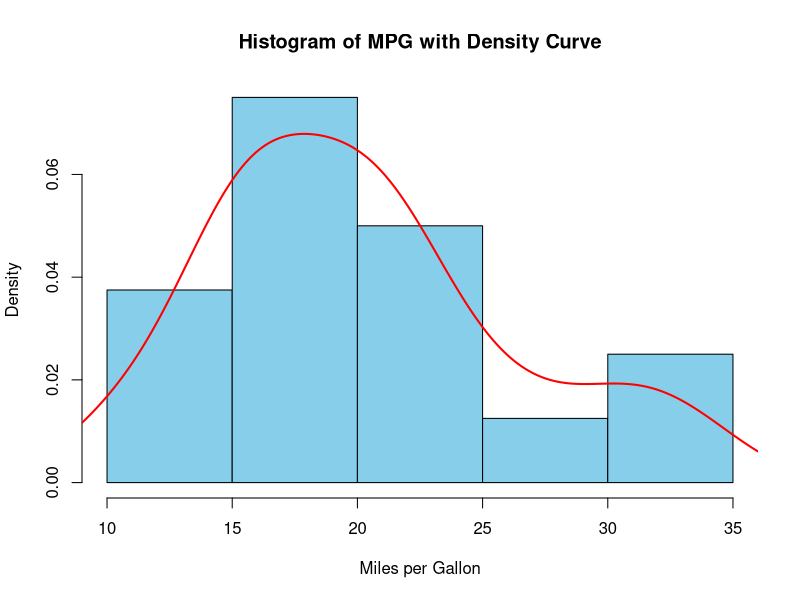
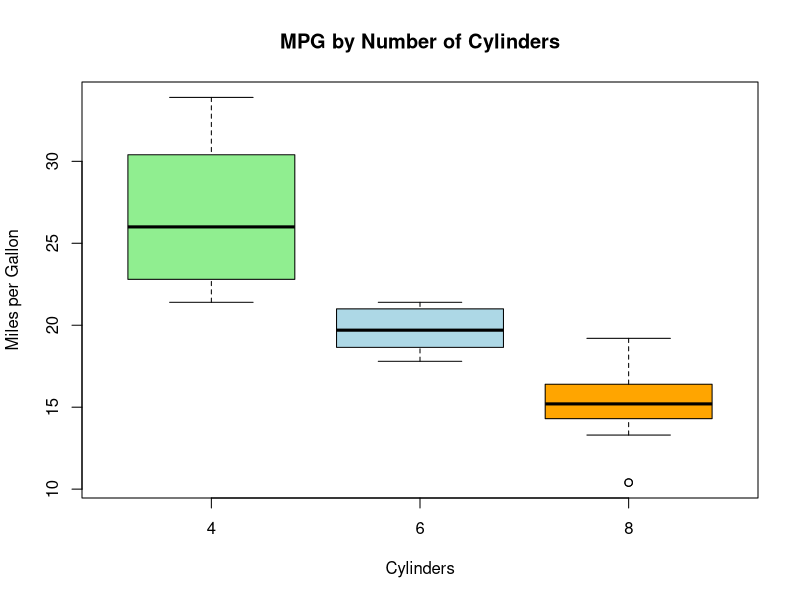

Reproduce these figures in R, in order.
#Niranjan Muley Additional Exercise_3.A
#Calculate mean, median, mode, variance, standard deviation, and range of the mpg column.
data(mtcars)
mean(mtcars$mpg)
median(mtcars$mpg)
mode_mpg <- as.numeric(names(sort(table(mtcars$mpg), decreasing = TRUE))[1])
mode_mpg
var(mtcars$mpg)
sd(mtcars$mpg)
range(mtcars$mpg)

#Create a frequency table of the number of cylinders (cyl).
table(mtcars$cyl)

#Generate a histogram of mpg and overlay a density curve.
hist(mtcars$mpg, main = "Histogram of MPG with Density Curve", xlab = "Miles per Gallon", col = "skyblue", border = "black", freq = FALSE)
lines(density(mtcars$mpg), col = "red", lwd = 2)

#Create a boxplot of mpg by cyl and interpret the spread.
boxplot(mpg ~ cyl, data = mtcars, main = "MPG by Number of Cylinders", xlab = "Cylinders", ylab = "Miles per Gallon", col = c("lightgreen", "lightblue", "orange"))

#Use summary() to produce a descriptive statistics report of the dataset.
summary(mtcars)

